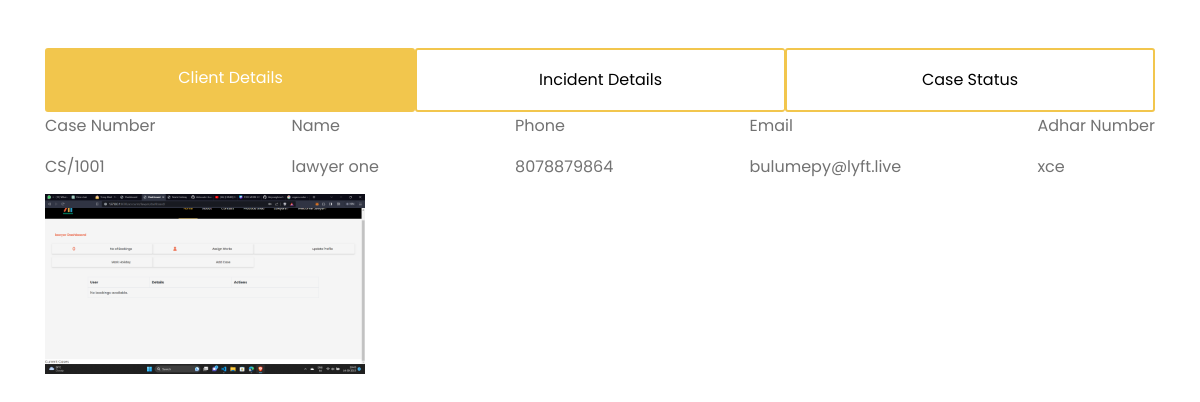
Page /case_detail/5/ on the committed database.
### accounts/models.py (models this page shows, shortened)
class Case(models.Model):
    CASE_STATUS_CHOICES = (
        ('open', 'Open'),
        ('closed', 'Closed'),
    )
    case_number = models.CharField(max_length=10, unique=True)
    client = models.ForeignKey(CustomUser, on_delete=models.CASCADE, related_name='cases', blank=True, null=True)
    client_name = models.CharField(max_length=100, blank=True)
    client_email = models.EmailField(blank=True)
    client_phone = models.CharField(max_length=15, blank=True)
    client_adhar = models.CharField(max_length=12)
    client_adhar_photo = models.ImageField(upload_to='aadhar_photos/', blank=True, null=True)
    lawyer = models.ForeignKey(LawyerProfile, on_delete=models.CASCADE, related_name='cases', blank=True, null=True)
    incident_place = models.CharField(max_length=100)
    incident_date = models.DateField()
    incident_time = models.TimeField()
    witness_name = models.CharField(max_length=100, blank=True)
    witness_details = models.TextField(blank=True)
    incident_description = models.TextField()
    status = models.CharField(max_length=10, choices=CASE_STATUS_CHOICES, default='open')

### accounts/views.py (the view)
# urls.py: path('case_detail/<int:case_id>/', views.case_detail, name='case_detail'),
def case_detail(request, case_id):
    case = get_object_or_404(Case, pk=case_id)
    return render(request, 'lawyer/case_detail.html', {'case': case})

### accounts/templates/lawyer/case_detail.html (shortened to what this page needs)
{% load static %}
<!DOCTYPE html>
<html lang="en">
<head>
    <link rel="stylesheet" href="{% static 'css/bootstrap.min.css' %}">
    <link rel="stylesheet" href="{% static 'css/font-awesome.min.css' %}">
    <link rel="stylesheet" href="{% static 'css/slicknav.css' %}">
    <link rel="stylesheet" href="{% static 'css/style.css' %}">
    <link rel="stylesheet" href="{% static 'css/admin.css' %}">
    <link rel="stylesheet" href="{% static 'css/bookings.css' %}">
</head>
<body>
    <div id="exTab1" class="container mt-5">
        <ul class="nav nav-pills">
            <li class="active">
                <a href="#1a" data-toggle="tab">Client Details</a>
            </li>
            <li><a href="#2a" data-toggle="tab">Incident Details</a>
            </li>
            <li><a href="#3a" data-toggle="tab">Case Status</a>
            </li>
        </ul>
        <div class="tab-content clearfix position-relative">
            <div class="tab-pane active" id="1a">
                <div class="inline-data">
                    <div class="data-group">
                        <p>Case Number</p>
                        <p>CS/{{ case.case_number }}</p>
                    </div>
                    <div class="data-group">
                        <p>Name</p>
                        <p>{{ case.client_name }}</p>
                    </div>
                    <div class="data-group">
                        <p>Phone</p>
                        <p>{{ case.client_phone }}</p>
                    </div>
                    <div class="data-group">
                        <p>Email</p>
                        <p>{{ case.client_email }}</p>
                    </div>
                    <div class="data-group">
                        <p>Adhar Number</p>
                        <p>{{ case.client_adhar }}</p>
                    </div>
                </div>
                <figure>
                    <img src="{{ case.client_adhar_photo.url }}"
                        alt="aadhar card">
                </figure>
            </div>
        </div>
    </div>
</body>
</html>

### static/css/bookings.css (style rules this page uses)
#exTab1 .tab-content { color: white; }
#exTab1 .nav-pills>li>a { border-radius: 0; }
.nav.nav-pills { width: 100%; }
.nav.nav-pills li { width: calc(100% / 5); height: 4em; border: 2px solid #f2c64d; border-radius: 3px; display: grid; place-items: center; }
.nav.nav-pills li:not(:last-child) { border-right: 1px solid #f2c64d; }
.nav.nav-pills li.active { background-color: #f2c64d; }
.nav.nav-pills li.active a { color: #fff; width: 100%; height: 100%; }
.nav.nav-pills li a { padding: 1em 2em; text-align: center; color: #000; }

### accounts/templates/lawyer/case_detail.html (style rules this page uses)
figure img { width: 20em; object-fit: cover; }
.nav.nav-pills li { width: calc(100% / 3); }
.inline-data { display: flex; justify-content: space-between; }

### rows in the picture
Case: case_number "1001", client_name "lawyer one", client_phone "8078879864", client_email "bulumepy@lyft.live", client_adhar "xce", client_adhar_photo (picture)
